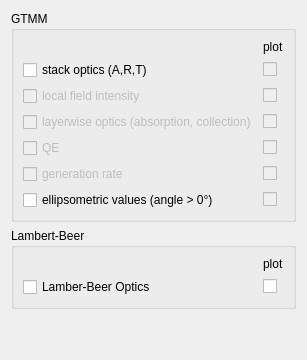
            <widget class="QWidget" name="tab_3">
             <attribute name="title">
              <string>simulation</string>
             </attribute>
             <layout class="QVBoxLayout" name="verticalLayout_16">
              <item>
               <widget class="QGroupBox" name="groupBox_6">
                <property name="title">
                 <string>GTMM</string>
                </property>
                <layout class="QGridLayout" name="gridLayout">
                 <item row="5" column="0">
                  <widget class="QCheckBox" name="calcGenerationCB">
                   <property name="enabled">
                    <bool>false</bool>
                   </property>
                   <property name="text">
                    <string>generation rate</string>
                   </property>
                  </widget>
                 </item>
                 <item row="1" column="0">
                  <widget class="QCheckBox" name="calcStackOpticsCB">
                   <property name="sizePolicy">
                    <sizepolicy hsizetype="Expanding" vsizetype="Fixed">
                     <horstretch>0</horstretch>
                     <verstretch>0</verstretch>
                    </sizepolicy>
                   </property>
                   <property name="text">
                    <string>stack optics (A,R,T)</string>
                   </property>
                  </widget>
                 </item>
                 <item row="2" column="0">
                  <widget class="QCheckBox" name="calcFieldIntensityCB">
                   <property name="enabled">
                    <bool>false</bool>
                   </property>
                   <property name="sizePolicy">
                    <sizepolicy hsizetype="Expanding" vsizetype="Fixed">
                     <horstretch>0</horstretch>
                     <verstretch>0</verstretch>
                    </sizepolicy>
                   </property>
                   <property name="text">
                    <string>local field intensity</string>
                   </property>
                  </widget>
                 </item>
                 <item row="3" column="0">
                  <widget class="QCheckBox" name="calcLayerwiseOpticsCB">
                   <property name="enabled">
                    <bool>false</bool>
                   </property>
                   <property name="text">
                    <string>layerwise optics (absorption, collection)</string>
                   </property>
                  </widget>
                 </item>
                 <item row="2" column="1">
                  <widget class="QCheckBox" name="plotFieldIntensityCB">
                   <property name="enabled">
                    <bool>false</bool>
                   </property>
                   <property name="text">
                    <string/>
                   </property>
                  </widget>
                 </item>
                 <item row="4" column="0">
                  <widget class="QCheckBox" name="calcQECB">
                   <property name="enabled">
                    <bool>false</bool>
                   </property>
                   <property name="text">
                    <string>QE</string>
                   </property>
                  </widget>
                 </item>
                 <item row="0" column="1">
                  <widget class="QLabel" name="label_20">
                   <property name="text">
                    <string>plot</string>
                   </property>
                  </widget>
                 </item>
                 <item row="1" column="1">
                  <widget class="QCheckBox" name="plotStackOpticsCB">
                   <property name="enabled">
                    <bool>false</bool>
                   </property>
                   <property name="text">
                    <string/>
                   </property>
                  </widget>
                 </item>
                 <item row="6" column="0">
                  <widget class="QCheckBox" name="calcEllipsometryCB">
                   <property name="enabled">
                    <bool>true</bool>
                   </property>
                   <property name="text">
                    <string>ellipsometric values (angle &gt; 0°)</string>
                   </property>
                  </widget>
                 </item>
                 <item row="3" column="1">
                  <widget class="QCheckBox" name="plotLayerwiseOpticsCB">
                   <property name="enabled">
                    <bool>false</bool>
                   </property>
                   <property name="text">
                    <string/>
                   </property>
                  </widget>
                 </item>
                 <item row="4" column="1">
                  <widget class="QCheckBox" name="plotQECB">
                   <property name="enabled">
                    <bool>false</bool>
                   </property>
                   <property name="text">
                    <string/>
                   </property>
                  </widget>
                 </item>
                 <item row="5" column="1">
                  <widget class="QCheckBox" name="plotGenerationCB">
                   <property name="enabled">
                    <bool>false</bool>
                   </property>
                   <property name="text">
                    <string/>
                   </property>
                  </widget>
                 </item>
                 <item row="6" column="1">
                  <widget class="QCheckBox" name="plotEllipsometryCB">
                   <property name="enabled">
                    <bool>false</bool>
                   </property>
                   <property name="text">
                    <string/>
                   </property>
                  </widget>
                 </item>
                </layout>
               </widget>
              </item>
              <item>
               <widget class="QGroupBox" name="groupBox_7">
                <property name="title">
                 <string>Lambert-Beer</string>
                </property>
                <layout class="QGridLayout" name="gridLayout_5">
                 <item row="1" column="1">
                  <widget class="QCheckBox" name="plotOptBeamCB">
                   <property name="text">
                    <string/>
                   </property>
                  </widget>
                 </item>
                 <item row="0" column="1">
                  <widget class="QLabel" name="label_21">
                   <property name="text">
                    <string>plot</string>
                   </property>
                  </widget>
                 </item>
                 <item row="1" column="0">
                  <widget class="QCheckBox" name="calcOptBeamCB">
                   <property name="sizePolicy">
                    <sizepolicy hsizetype="Expanding" vsizetype="Fixed">
                     <horstretch>0</horstretch>
                     <verstretch>0</verstretch>
                    </sizepolicy>
                   </property>
                   <property name="text">
                    <string>Lamber-Beer Optics</string>
                   </property>
                  </widget>
                 </item>
                </layout>
               </widget>
              </item>
              <item>
               <spacer name="verticalSpacer_2">
                <property name="orientation">
                 <enum>Qt::Vertical</enum>
                </property>
                <property name="sizeHint" stdset="0">
                 <size>
                  <width>20</width>
                  <height>40</height>
                 </size>
                </property>
               </spacer>
              </item>
             </layout>
            </widget>
